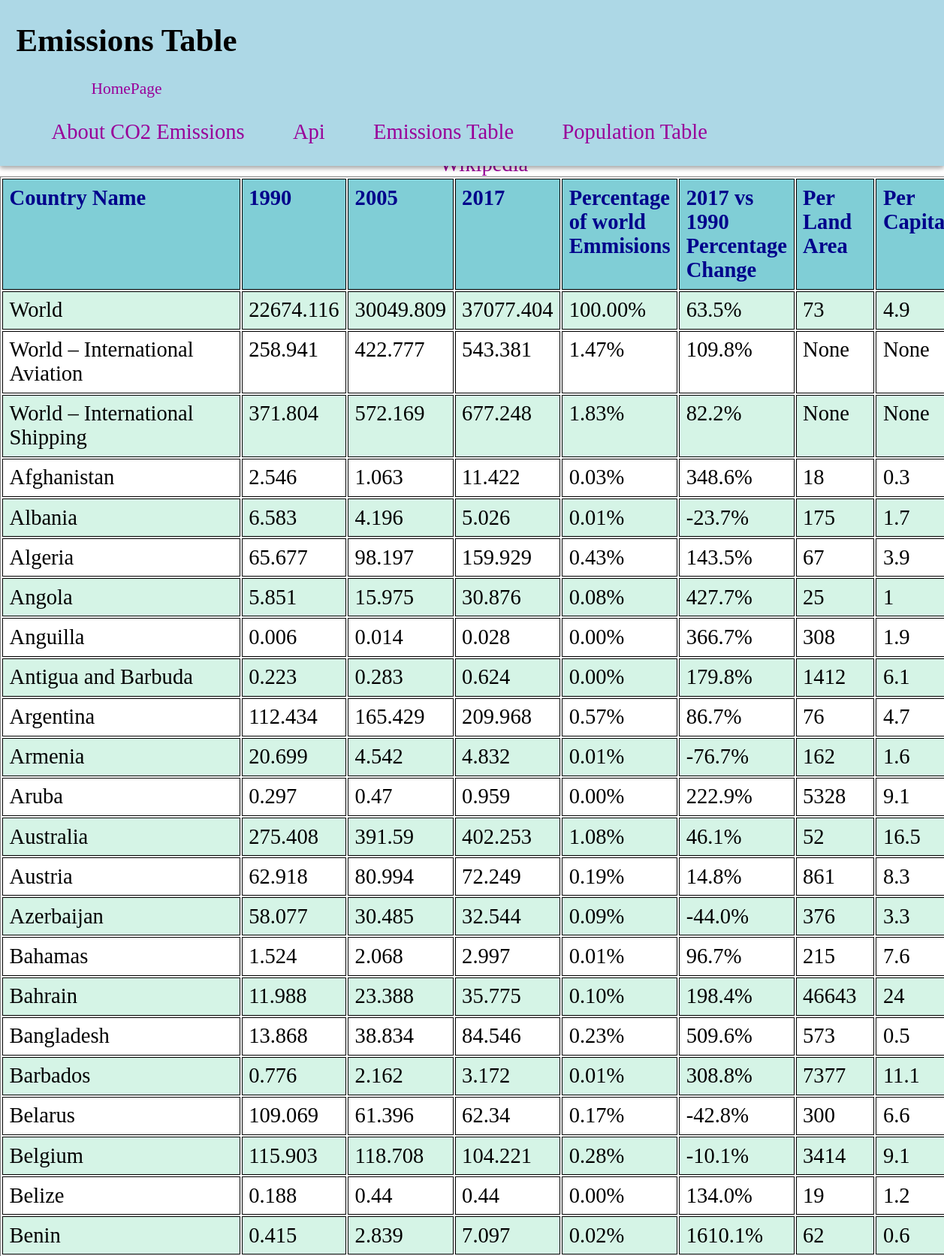
The page /EmissionsTable (upper part) on the database its author committed.
### app.py (models this page shows)
class Emissions(db.Model):
    __tablename__ = "World CO2 Emissions"
    id = db.Column(db.Integer, primary_key=True)
    name = db.Column(db.String(255), nullable=True)
    emission_1990 = db.Column(db.Float, nullable=True)
    emission_2005 = db.Column(db.Float, nullable=True)
    emission_2017 = db.Column(db.Float, nullable=True)
    perc_world_emissions = db.Column(db.Integer, nullable=True)
    perc_change_2017_2019 = db.Column(db.Integer, nullable=True)
    per_land_area = db.Column(db.Integer, nullable=True)
    per_capita = db.Column(db.Integer, nullable=True)

### app.py (the view)
@app.route('/EmissionsTable', methods=['GET'])
def table1():
    data = Emissions.query.all()
    return render_template('render.html', data=data)

### templates/render.html (shortened to what this page needs)
<!DOCTYPE html>
<html>
<head>
 <link rel="stylesheet" type="text/css" href="/static/style.css" media="screen"/>
</head>
<body>
    <div class= "banner">
        <div class= "title">
            <h1>Emissions Table</h1>
            <a href="/">HomePage</a>
        </div>
        <div class="nav">
            <ul>
            <li><a href="/CO2">About CO2 Emissions</a></li>
            <li><a href="/api">Api</a></li>
            <li><a href="/EmissionsTable">Emissions Table</a></li>
            <li><a href="/PopulationTable">Population Table</a></li>
            </ul>
        </div>
    </div>
    <p>Data is being scraped from:</p>
    <a class="website" href="https://en.wikipedia.org/wiki/List_of_countries_by_carbon_dioxide_emissions">Wikipedia</a>
<table>
    <thead>
        <tr>
            <th>{{ "Country Name" }}</th>
            <th>{{ 1990 }}</th>
            <th>{{ 2005 }}</th>
            <th>{{ 2017 }}</th>
            <th>{{ "Percentage of world Emmisions" }}</th>
            <th>{{ "2017 vs 1990 Percentage Change" }}</th>
            <th>{{ "Per Land Area" }}</th>
            <th>{{ "Per Capita" }}</th>
        </tr>
    </thead>
    <tbody>
        {% for row in data %}
        <tr>
            <td> {{ row.name }} </td>
            <td>{{ row.emission_1990 }}</td>
            <td>{{ row.emission_2005}}</td>
            <td>{{ row.emission_2017 }}</td>
            <td>{{ row.perc_world_emissions }}</td>
            <td>{{ row.perc_change_2017_2019 }}</td>
            <td>{{ row.per_land_area }}</td>
            <td>{{ row.per_capita }}</td>
        </tr>
        {% endfor %}
    </tbody>
</table>
</body>
</html>

### static/style.css (style rules this page uses)
:root { --first-color: white; --second-color: #f5f5f5; --third-color: #990099; --fourth-color: black; --font: 'Quicksand'; --shadow: 0 3px 6px rgba(0,0,0,0.16), 0 3px 6px rgba(0,0,0,0.23); }
html { font-size: calc(1em + 1vw); }
body { font-family:var(--font); margin:0; background-color:var(--first-color); padding-top: 4rem; display:grid; justify-items: center; }
p { color: var(--third-color); font-weight: 400; margin-left: 1em; }
.title { margin-left: 1em; text-align: center; font-size: 0.75em; color: var(--fourth-color); }
a { color: var(--third-color); width: 100px; text-decoration: none; }
.banner ul { list-style-type: none; }
.banner li { display: inline; margin: 1rem; }
.banner { width: 100%; display:flex; flex-flow: wrap; align-items: center; list-style-type: none; background-color: lightblue; position: fixed; top: 0; color: var(--third-color); box-shadow: var(--shadow); }
table { width: 85%; border: 1px solid #000; border-color: gray; }
th, td { width: 15%; color: black; text-align: left; vertical-align: top; border: 1px solid black; border-collapse: collapse; padding: 0.3em; caption-side: bottom; }
tbody tr:nth-child(even) { background:#whitesmoke; }
tbody tr:nth-child(odd) { background: #d5f4e6; }
th { background: #80ced6; color: darkblue; }

### rows shown on the page
Emissions: name "World", emission_1990 "22674.116", emission_2005 "30049.809", emission_2017 "37077.404", perc_world_emissions "100.00%", perc_change_2017_2019 "63.5%", per_land_area "73", per_capita "4.9"
Emissions: name "World – International Aviation", emission_1990 "258.941", emission_2005 "422.777", emission_2017 "543.381", perc_world_emissions "1.47%", perc_change_2017_2019 "109.8%", per_land_area "None", per_capita "None"
Emissions: name "World – International Shipping", emission_1990 "371.804", emission_2005 "572.169", emission_2017 "677.248", perc_world_emissions "1.83%", perc_change_2017_2019 "82.2%", per_land_area "None", per_capita "None"
Emissions: name "Afghanistan", emission_1990 "2.546", emission_2005 "1.063", emission_2017 "11.422", perc_world_emissions "0.03%", perc_change_2017_2019 "348.6%", per_land_area "18", per_capita "0.3"
Emissions: name "Albania", emission_1990 "6.583", emission_2005 "4.196", emission_2017 "5.026", perc_world_emissions "0.01%", perc_change_2017_2019 "-23.7%", per_land_area "175", per_capita "1.7"
Emissions: name "Algeria", emission_1990 "65.677", emission_2005 "98.197", emission_2017 "159.929", perc_world_emissions "0.43%", perc_change_2017_2019 "143.5%", per_land_area "67", per_capita "3.9"
Emissions: name "Angola", emission_1990 "5.851", emission_2005 "15.975", emission_2017 "30.876", perc_world_emissions "0.08%", perc_change_2017_2019 "427.7%", per_land_area "25", per_capita "1"
Emissions: name "Anguilla", emission_1990 "0.006", emission_2005 "0.014", emission_2017 "0.028", perc_world_emissions "0.00%", perc_change_2017_2019 "366.7%", per_land_area "308", per_capita "1.9"
Emissions: name "Antigua and Barbuda", emission_1990 "0.223", emission_2005 "0.283", emission_2017 "0.624", perc_world_emissions "0.00%", perc_change_2017_2019 "179.8%", per_land_area "1412", per_capita "6.1"
Emissions: name "Argentina", emission_1990 "112.434", emission_2005 "165.429", emission_2017 "209.968", perc_world_emissions "0.57%", perc_change_2017_2019 "86.7%", per_land_area "76", per_capita "4.7"
Emissions: name "Armenia", emission_1990 "20.699", emission_2005 "4.542", emission_2017 "4.832", perc_world_emissions "0.01%", perc_change_2017_2019 "-76.7%", per_land_area "162", per_capita "1.6"
Emissions: name "Aruba", emission_1990 "0.297", emission_2005 "0.47", emission_2017 "0.959", perc_world_emissions "0.00%", perc_change_2017_2019 "222.9%", per_land_area "5328", per_capita "9.1"
Emissions: name "Australia", emission_1990 "275.408", emission_2005 "391.59", emission_2017 "402.253", perc_world_emissions "1.08%", perc_change_2017_2019 "46.1%", per_land_area "52", per_capita "16.5"
Emissions: name "Austria", emission_1990 "62.918", emission_2005 "80.994", emission_2017 "72.249", perc_world_emissions "0.19%", perc_change_2017_2019 "14.8%", per_land_area "861", per_capita "8.3"
Emissions: name "Azerbaijan", emission_1990 "58.077", emission_2005 "30.485", emission_2017 "32.544", perc_world_emissions "0.09%", perc_change_2017_2019 "-44.0%", per_land_area "376", per_capita "3.3"
Emissions: name "Bahamas", emission_1990 "1.524", emission_2005 "2.068", emission_2017 "2.997", perc_world_emissions "0.01%", perc_change_2017_2019 "96.7%", per_land_area "215", per_capita "7.6"
Emissions: name "Bahrain", emission_1990 "11.988", emission_2005 "23.388", emission_2017 "35.775", perc_world_emissions "0.10%", perc_change_2017_2019 "198.4%", per_land_area "46643", per_capita "24"
Emissions: name "Bangladesh", emission_1990 "13.868", emission_2005 "38.834", emission_2017 "84.546", perc_world_emissions "0.23%", perc_change_2017_2019 "509.6%", per_land_area "573", per_capita "0.5"
Emissions: name "Barbados", emission_1990 "0.776", emission_2005 "2.162", emission_2017 "3.172", perc_world_emissions "0.01%", perc_change_2017_2019 "308.8%", per_land_area "7377", per_capita "11.1"
Emissions: name "Belarus", emission_1990 "109.069", emission_2005 "61.396", emission_2017 "62.34", perc_world_emissions "0.17%", perc_change_2017_2019 "-42.8%", per_land_area "300", per_capita "6.6"
Emissions: name "Belgium", emission_1990 "115.903", emission_2005 "118.708", emission_2017 "104.221", perc_world_emissions "0.28%", perc_change_2017_2019 "-10.1%", per_land_area "3414", per_capita "9.1"
Emissions: name "Belize", emission_1990 "0.188", emission_2005 "0.44", emission_2017 "0.44", perc_world_emissions "0.00%", perc_change_2017_2019 "134.0%", per_land_area "19", per_capita "1.2"
Emissions: name "Benin", emission_1990 "0.415", emission_2005 "2.839", emission_2017 "7.097", perc_world_emissions "0.02%", perc_change_2017_2019 "1610.1%", per_land_area "62", per_capita "0.6"

### other values the page prints
{{ "Country Name" }} "Country Name"
{{ 1990 }} "1990"
{{ 2005 }} "2005"
{{ 2017 }} "2017"
{{ "Percentage of world Emmisions" }} "Percentage of world Emmisions"
{{ "2017 vs 1990 Percentage Change" }} "2017 vs 1990 Percentage Change"
{{ "Per Land Area" }} "Per Land Area"
{{ "Per Capita" }} "Per Capita"
